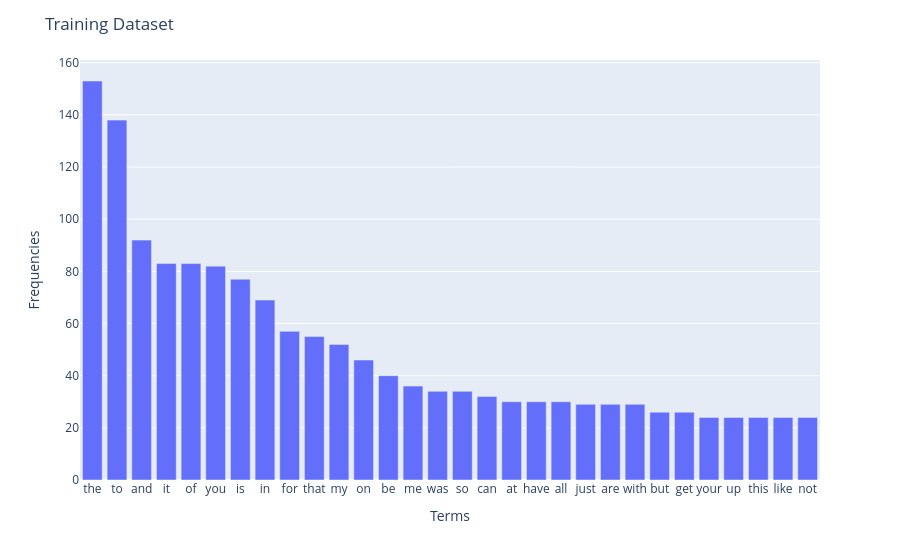

Source (notebook cell):
### Code cell
fig = px.bar(x=Test_top_terms, y=Test_top_freqs)
fig.update_layout(
    xaxis_title="Terms",
    yaxis_title="Frequencies",
    title= 'Training Dataset'
)

fig.show()

### Figure 1 — Plotly figure (JSON) as saved in the notebook; plotly's stock layout.template omitted (floating-point values rounded to 4 significant figures)
{"data": [{"hovertemplate": "x=%{x}<br>y=%{y}<extra></extra>", "legendgroup": "", "marker": {"color": "#636efa", "pattern": {"shape": ""}}, "name": "", "orientation": "v", "showlegend": false, "textposition": "auto", "type": "bar", "x": ["the", "to", "and", "it", "of", "you", "is", "in", "for", "that", "my", "on", "be", "me", "was", "so", "can", "at", "have", "all", "just", "are", "with", "but", "get", "your", "up", "this", "like", "not"], "xaxis": "x", "y": [153, 138, 92, 83, 83, 82, 77, 69, 57, 55, 52, 46, 40, 36, 34, 34, 32, 30, 30, 30, 29, 29, 29, 26, 26, 24, 24, 24, 24, 24], "yaxis": "y"}], "layout": {"barmode": "relative", "legend": {"tracegroupgap": 0}, "margin": {"t": 60}, "title": {"text": "Training Dataset"}, "xaxis": {"anchor": "y", "domain": [0, 1], "title": {"text": "Terms"}}, "yaxis": {"anchor": "x", "domain": [0, 1], "title": {"text": "Frequencies"}}}}
